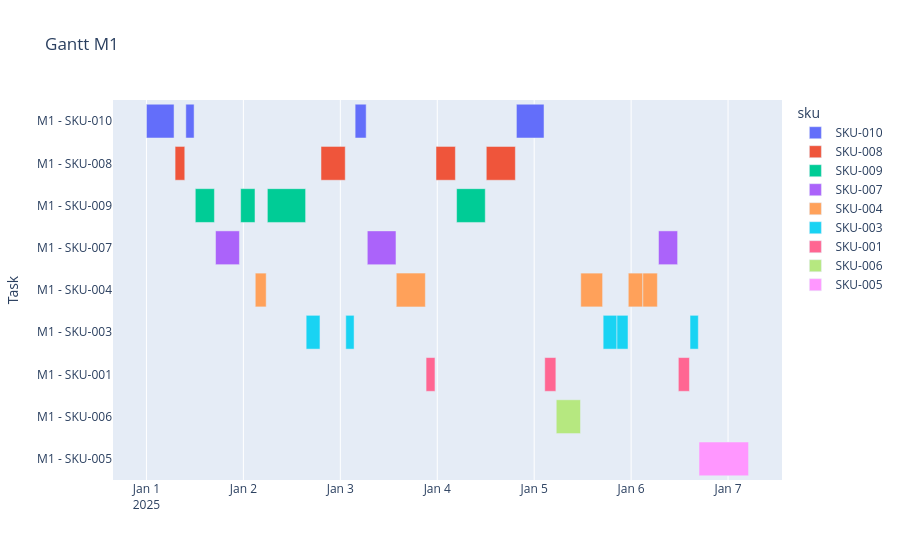
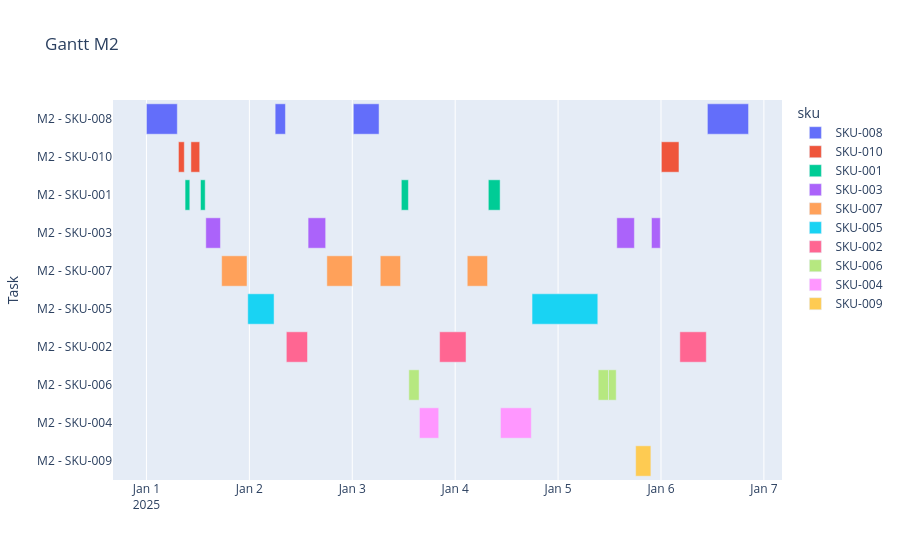

Notebook cell for these charts, in order:
### Markdown cell above
## Variante Multi-Máquina (M1/M2)
Asignación simple por carga: distribuir órdenes entre M1 y M2 balanceando tiempo de proceso acumulado y considerando setups.

### Code cell
# Asignación y secuenciación multi-máquina (heurística balanceo de carga)
import pandas as pd
from collections import defaultdict
 
# Preparar jobs con tiempos
jobs_mm = df_orders.merge(df_products[['sku','proc_time_min','setup_time_min']], on='sku', how='left').copy()
jobs_mm['proc_time_min'] = jobs_mm['proc_time_min'].fillna(5)
jobs_mm['setup_time_min'] = jobs_mm['setup_time_min'].fillna(10)
jobs_mm = jobs_mm.sort_values(['due_date','priority','proc_time_min']).reset_index(drop=True)
 
machines = ['M1','M2']
machine_load = {m: pd.Timestamp(jobs_mm['date'].min()) for m in machines}
machine_last_sku = {m: None for m in machines}
schedules = {m: [] for m in machines}
 
# Asignar cada job a la máquina con menor tiempo de finalización estimado
for _, r in jobs_mm.iterrows():
    best_m = None
    best_finish = None
    for m in machines:
        setup = r['setup_time_min'] if (machine_last_sku[m] is not None and machine_last_sku[m] != r['sku']) else 0
        start = machine_load[m] + pd.Timedelta(minutes=setup)
        finish = start + pd.Timedelta(minutes=r['proc_time_min']*r['qty'])
        if best_finish is None or finish < best_finish:
            best_finish = finish
            best_m = m
    # Asignar al mejor
    m = best_m
    setup = r['setup_time_min'] if (machine_last_sku[m] is not None and machine_last_sku[m] != r['sku']) else 0
    start = machine_load[m] + pd.Timedelta(minutes=setup)
    finish = start + pd.Timedelta(minutes=r['proc_time_min']*r['qty'])
    tardiness = max(pd.Timedelta(0), finish - r['due_date'])
    schedules[m].append({
        'machine': m, 'order_id': r['order_id'], 'sku': r['sku'], 'start': start, 'finish': finish,
        'setup_min': setup, 'proc_min': r['proc_time_min']*r['qty'], 'tardiness_min': tardiness.total_seconds()/60.0
    })
    machine_load[m] = finish
    machine_last_sku[m] = r['sku']
 
# Consolidar y KPIs
schedule_mm_df = pd.concat([pd.DataFrame(v) for v in schedules.values()], ignore_index=True)
print('📅 Secuencias multi-máquina:')
display(schedule_mm_df.head())
 
kpis_mm = schedule_mm_df.groupby('machine').agg(orders=('order_id','count'),
                                              total_setup_min=('setup_min','sum'),
                                              avg_tardiness_min=('tardiness_min','mean')).reset_index()
print('📈 KPIs por máquina:')
display(kpis_mm)
 
# Exportar artefactos
from pathlib import Path
OUT_MM = Path('data/processed/or08')
OUT_MM.mkdir(parents=True, exist_ok=True)
schedule_mm_path = OUT_MM / 'schedule_multi_machine.csv'
schedule_mm_df.to_csv(schedule_mm_path, index=False)
print(f'✅ Exportado: {schedule_mm_path}')
 
# Gantt por máquina
import plotly.express as px
fig_m1 = px.timeline(schedule_mm_df[schedule_mm_df['machine']=='M1'].assign(Task=lambda d: 'M1 - ' + d['sku']),
                     x_start='start', x_end='finish', y='Task', color='sku', title='Gantt M1')
fig_m1.update_yaxes(autorange='reversed')
fig_m2 = px.timeline(schedule_mm_df[schedule_mm_df['machine']=='M2'].assign(Task=lambda d: 'M2 - ' + d['sku']),
                     x_start='start', x_end='finish', y='Task', color='sku', title='Gantt M2')
fig_m2.update_yaxes(autorange='reversed')
display(fig_m1)
display(fig_m2)
fig_m1.write_html(OUT_MM / 'gantt_M1_multi.html')
fig_m2.write_html(OUT_MM / 'gantt_M2_multi.html')
print('✅ Exportados: gantt_M1_multi.html, gantt_M2_multi.html')

### Figure 1 — Plotly figure (JSON) as saved in the notebook; plotly's stock layout.template omitted (floating-point values rounded to 4 significant figures)
{"data": [{"base": ["2025-01-01T00:00:00.000000000", "2025-01-01T09:44:53.999999999", "2025-01-03T03:40:05.999999996", "2025-01-04T19:36:11.999999996"], "hovertemplate": "sku=SKU-010<br>start=%{base}<br>finish=%{x}<br>Task=%{y}<extra></extra>", "legendgroup": "SKU-010", "marker": {"color": "#636efa", "pattern": {"shape": ""}}, "name": "SKU-010", "orientation": "h", "showlegend": true, "textposition": "auto", "type": "bar", "x": [24599999, 7379999, 9840000, 24599999], "xaxis": "x", "y": ["M1 - SKU-010", "M1 - SKU-010", "M1 - SKU-010", "M1 - SKU-010"], "yaxis": "y"}, {"base": ["2025-01-01T07:05:17.999999999", "2025-01-02T19:13:05.999999997", "2025-01-03T23:41:29.999999996", "2025-01-04T12:08:35.999999996"], "hovertemplate": "sku=SKU-008<br>start=%{base}<br>finish=%{x}<br>Task=%{y}<extra></extra>", "legendgroup": "SKU-008", "marker": {"color": "#EF553B", "pattern": {"shape": ""}}, "name": "SKU-008", "orientation": "h", "showlegend": true, "textposition": "auto", "type": "bar", "x": [8640000, 21600000, 17280000, 25920000], "xaxis": "x", "y": ["M1 - SKU-008", "M1 - SKU-008", "M1 - SKU-008", "M1 - SKU-008"], "yaxis": "y"}, {"base": ["2025-01-01T12:05:41.999999998", "2025-01-01T23:19:17.999999998", "2025-01-02T05:56:23.999999998", "2025-01-04T04:47:17.999999996"], "hovertemplate": "sku=SKU-009<br>start=%{base}<br>finish=%{x}<br>Task=%{y}<extra></extra>", "legendgroup": "SKU-009", "marker": {"color": "#00cc96", "pattern": {"shape": ""}}, "name": "SKU-009", "orientation": "h", "showlegend": true, "textposition": "auto", "type": "bar", "x": [17040000, 12780000, 34080000, 25560000], "xaxis": "x", "y": ["M1 - SKU-009", "M1 - SKU-009", "M1 - SKU-009", "M1 - SKU-009"], "yaxis": "y"}, {"base": ["2025-01-01T17:06:29.999999998", "2025-01-03T06:40:53.999999996", "2025-01-06T06:46:47.999999994"], "hovertemplate": "sku=SKU-007<br>start=%{base}<br>finish=%{x}<br>Task=%{y}<extra></extra>", "legendgroup": "SKU-007", "marker": {"color": "#ab63fa", "pattern": {"shape": ""}}, "name": "SKU-007", "orientation": "h", "showlegend": true, "textposition": "auto", "type": "bar", "x": [21300000, 25560000, 17040000], "xaxis": "x", "y": ["M1 - SKU-007", "M1 - SKU-007", "M1 - SKU-007"], "yaxis": "y"}, {"base": ["2025-01-02T02:56:35.999999998", "2025-01-03T13:51:11.999999996", "2025-01-05T11:32:17.999999995", "2025-01-05T23:17:59.999999994", "2025-01-06T02:53:59.999999994"], "hovertemplate": "sku=SKU-004<br>start=%{base}<br>finish=%{x}<br>Task=%{y}<extra></extra>", "legendgroup": "SKU-004", "marker": {"color": "#FFA15A", "pattern": {"shape": ""}}, "name": "SKU-004", "orientation": "h", "showlegend": true, "textposition": "auto", "type": "bar", "x": [9720000, 25920000, 19440000, 12960000, 12960000], "xaxis": "x", "y": ["M1 - SKU-004", "M1 - SKU-004", "M1 - SKU-004", "M1 - SKU-004", "M1 - SKU-004"], "yaxis": "y"}, {"base": ["2025-01-02T15:32:47.999999998", "2025-01-03T01:21:29.999999997", "2025-01-05T17:04:41.999999995", "2025-01-05T20:29:41.999999994", "2025-01-06T14:35:11.999999994"], "hovertemplate": "sku=SKU-003<br>start=%{base}<br>finish=%{x}<br>Task=%{y}<extra></extra>", "legendgroup": "SKU-003", "marker": {"color": "#19d3f3", "pattern": {"shape": ""}}, "name": "SKU-003", "orientation": "h", "showlegend": true, "textposition": "auto", "type": "bar", "x": [12299999, 7379999, 12299999, 9840000, 7379999], "xaxis": "x", "y": ["M1 - SKU-003", "M1 - SKU-003", "M1 - SKU-003", "M1 - SKU-003", "M1 - SKU-003"], "yaxis": "y"}, {"base": ["2025-01-03T21:14:11.999999996", "2025-01-05T02:37:11.999999995", "2025-01-06T11:41:47.999999994"], "hovertemplate": "sku=SKU-001<br>start=%{base}<br>finish=%{x}<br>Task=%{y}<extra></extra>", "legendgroup": "SKU-001", "marker": {"color": "#FF6692", "pattern": {"shape": ""}}, "name": "SKU-001", "orientation": "h", "showlegend": true, "textposition": "auto", "type": "bar", "x": [7920000, 9900000, 9900000], "xaxis": "x", "y": ["M1 - SKU-001", "M1 - SKU-001", "M1 - SKU-001"], "yaxis": "y"}, {"base": ["2025-01-05T05:27:59.999999995"], "hovertemplate": "sku=SKU-006<br>start=%{base}<br>finish=%{x}<br>Task=%{y}<extra></extra>", "legendgroup": "SKU-006", "marker": {"color": "#B6E880", "pattern": {"shape": ""}}, "name": "SKU-006", "orientation": "h", "showlegend": true, "textposition": "auto", "type": "bar", "x": [21600000], "xaxis": "x", "y": ["M1 - SKU-006"], "yaxis": "y"}, {"base": ["2025-01-06T16:48:35.999999993"], "hovertemplate": "sku=SKU-005<br>start=%{base}<br>finish=%{x}<br>Task=%{y}<extra></extra>", "legendgroup": "SKU-005", "marker": {"color": "#FF97FF", "pattern": {"shape": ""}}, "name": "SKU-005", "orientation": "h", "showlegend": true, "textposition": "auto", "type": "bar", "x": [44160000], "xaxis": "x", "y": ["M1 - SKU-005"], "yaxis": "y"}], "layout": {"barmode": "overlay", "legend": {"title": {"text": "sku"}, "tracegroupgap": 0}, "title": {"text": "Gantt M1"}, "xaxis": {"anchor": "y", "domain": [0, 1], "type": "date"}, "yaxis": {"anchor": "x", "autorange": "reversed", "domain": [0, 1], "title": {"text": "Task"}}}}

### Figure 2 — Plotly figure (JSON) as saved in the notebook; plotly's stock layout.template omitted (floating-point values rounded to 4 significant figures)
{"data": [{"base": ["2025-01-01T00:00:00.000000000", "2025-01-02T06:01:05.999999998", "2025-01-03T00:14:53.999999997", "2025-01-06T10:49:11.999999993"], "hovertemplate": "sku=SKU-008<br>start=%{base}<br>finish=%{x}<br>Task=%{y}<extra></extra>", "legendgroup": "SKU-008", "marker": {"color": "#636efa", "pattern": {"shape": ""}}, "name": "SKU-008", "orientation": "h", "showlegend": true, "textposition": "auto", "type": "bar", "x": [25920000, 8640000, 21600000, 34560000], "xaxis": "x", "y": ["M2 - SKU-008", "M2 - SKU-008", "M2 - SKU-008", "M2 - SKU-008"], "yaxis": "y"}, {"base": ["2025-01-01T07:27:36.000000000", "2025-01-01T10:22:12.000000000", "2025-01-06T00:05:35.999999994"], "hovertemplate": "sku=SKU-010<br>start=%{base}<br>finish=%{x}<br>Task=%{y}<extra></extra>", "legendgroup": "SKU-010", "marker": {"color": "#EF553B", "pattern": {"shape": ""}}, "name": "SKU-010", "orientation": "h", "showlegend": true, "textposition": "auto", "type": "bar", "x": [4920000, 7379999, 14759999], "xaxis": "x", "y": ["M2 - SKU-010", "M2 - SKU-010", "M2 - SKU-010"], "yaxis": "y"}, {"base": ["2025-01-01T09:00:36.000000000", "2025-01-01T12:36:11.999999999", "2025-01-03T11:26:41.999999997", "2025-01-04T07:43:53.999999997"], "hovertemplate": "sku=SKU-001<br>start=%{base}<br>finish=%{x}<br>Task=%{y}<extra></extra>", "legendgroup": "SKU-001", "marker": {"color": "#00cc96", "pattern": {"shape": ""}}, "name": "SKU-001", "orientation": "h", "showlegend": true, "textposition": "auto", "type": "bar", "x": [3960000, 3960000, 5940000, 9900000], "xaxis": "x", "y": ["M2 - SKU-001", "M2 - SKU-001", "M2 - SKU-001", "M2 - SKU-001"], "yaxis": "y"}, {"base": ["2025-01-01T13:50:35.999999999", "2025-01-02T13:41:47.999999998", "2025-01-05T13:41:47.999999996", "2025-01-05T21:46:59.999999995"], "hovertemplate": "sku=SKU-003<br>start=%{base}<br>finish=%{x}<br>Task=%{y}<extra></extra>", "legendgroup": "SKU-003", "marker": {"color": "#ab63fa", "pattern": {"shape": ""}}, "name": "SKU-003", "orientation": "h", "showlegend": true, "textposition": "auto", "type": "bar", "x": [12299999, 14759999, 14759999, 7379999], "xaxis": "x", "y": ["M2 - SKU-003", "M2 - SKU-003", "M2 - SKU-003", "M2 - SKU-003"], "yaxis": "y"}, {"base": ["2025-01-01T17:32:23.999999998", "2025-01-02T18:04:35.999999997", "2025-01-03T06:31:41.999999997", "2025-01-04T02:48:53.999999997"], "hovertemplate": "sku=SKU-007<br>start=%{base}<br>finish=%{x}<br>Task=%{y}<extra></extra>", "legendgroup": "SKU-007", "marker": {"color": "#FFA15A", "pattern": {"shape": ""}}, "name": "SKU-007", "orientation": "h", "showlegend": true, "textposition": "auto", "type": "bar", "x": [21300000, 21300000, 17040000, 17040000], "xaxis": "x", "y": ["M2 - SKU-007", "M2 - SKU-007", "M2 - SKU-007", "M2 - SKU-007"], "yaxis": "y"}, {"base": ["2025-01-01T23:37:47.999999998", "2025-01-04T17:55:35.999999997"], "hovertemplate": "sku=SKU-005<br>start=%{base}<br>finish=%{x}<br>Task=%{y}<extra></extra>", "legendgroup": "SKU-005", "marker": {"color": "#19d3f3", "pattern": {"shape": ""}}, "name": "SKU-005", "orientation": "h", "showlegend": true, "textposition": "auto", "type": "bar", "x": [22080000, 55199999], "xaxis": "x", "y": ["M2 - SKU-005", "M2 - SKU-005"], "yaxis": "y"}, {"base": ["2025-01-02T08:37:23.999999998", "2025-01-03T20:22:05.999999997", "2025-01-06T04:23:53.999999993"], "hovertemplate": "sku=SKU-002<br>start=%{base}<br>finish=%{x}<br>Task=%{y}<extra></extra>", "legendgroup": "SKU-002", "marker": {"color": "#FF6692", "pattern": {"shape": ""}}, "name": "SKU-002", "orientation": "h", "showlegend": true, "textposition": "auto", "type": "bar", "x": [17760000, 22200000, 22200000], "xaxis": "x", "y": ["M2 - SKU-002", "M2 - SKU-002", "M2 - SKU-002"], "yaxis": "y"}, {"base": ["2025-01-03T13:11:29.999999997", "2025-01-05T09:21:23.999999996", "2025-01-05T11:45:23.999999996"], "hovertemplate": "sku=SKU-006<br>start=%{base}<br>finish=%{x}<br>Task=%{y}<extra></extra>", "legendgroup": "SKU-006", "marker": {"color": "#B6E880", "pattern": {"shape": ""}}, "name": "SKU-006", "orientation": "h", "showlegend": true, "textposition": "auto", "type": "bar", "x": [8640000, 8640000, 6480000], "xaxis": "x", "y": ["M2 - SKU-006", "M2 - SKU-006", "M2 - SKU-006"], "yaxis": "y"}, {"base": ["2025-01-03T15:39:47.999999997", "2025-01-04T10:33:11.999999997"], "hovertemplate": "sku=SKU-004<br>start=%{base}<br>finish=%{x}<br>Task=%{y}<extra></extra>", "legendgroup": "SKU-004", "marker": {"color": "#FF97FF", "pattern": {"shape": ""}}, "name": "SKU-004", "orientation": "h", "showlegend": true, "textposition": "auto", "type": "bar", "x": [16200000, 25920000], "xaxis": "x", "y": ["M2 - SKU-004", "M2 - SKU-004"], "yaxis": "y"}, {"base": ["2025-01-05T18:05:35.999999995"], "hovertemplate": "sku=SKU-009<br>start=%{base}<br>finish=%{x}<br>Task=%{y}<extra></extra>", "legendgroup": "SKU-009", "marker": {"color": "#FECB52", "pattern": {"shape": ""}}, "name": "SKU-009", "orientation": "h", "showlegend": true, "textposition": "auto", "type": "bar", "x": [12780000], "xaxis": "x", "y": ["M2 - SKU-009"], "yaxis": "y"}], "layout": {"barmode": "overlay", "legend": {"title": {"text": "sku"}, "tracegroupgap": 0}, "title": {"text": "Gantt M2"}, "xaxis": {"anchor": "y", "domain": [0, 1], "type": "date"}, "yaxis": {"anchor": "x", "autorange": "reversed", "domain": [0, 1], "title": {"text": "Task"}}}}
